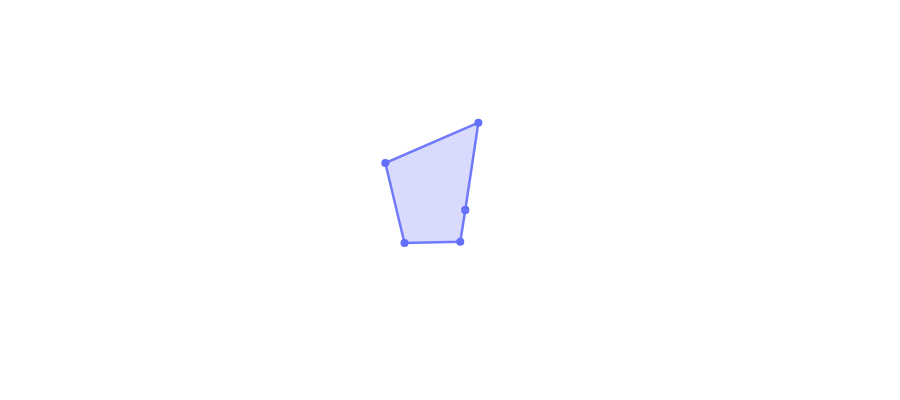

Notebook source saved alongside this figure:
### Code cell
# Radar chart visualization
fig = create_radar_chart(result['scores'], title="Cognitive Snapshot: Reflective Sample")
fig.show()

### Figure 1 — Plotly figure (JSON) as saved in the notebook; plotly's stock layout.template omitted (floating-point values rounded to 4 significant figures)
{"data": [{"fill": "toself", "fillcolor": "rgba(99, 110, 250, 0.25)", "line": {"color": "rgba(99, 110, 250, 0.9)", "width": 2.5}, "marker": {"color": "rgba(99, 110, 250, 1)", "size": 8}, "name": "Snapshot", "r": [0.102, 0.612, 0.533, 0.375, 0.222, 0.102], "theta": ["Emotional Intensity", "Temporal Breadth", "Cognitive Complexity", "Social Orientation", "Coherence", "Emotional Intensity"], "type": "scatterpolar"}], "layout": {"font": {"color": "white"}, "height": 400, "margin": {"b": 40, "l": 60, "r": 60, "t": 60}, "paper_bgcolor": "rgba(0,0,0,0)", "plot_bgcolor": "rgba(0,0,0,0)", "polar": {"angularaxis": {"gridcolor": "rgba(255,255,255,0.15)", "linecolor": "rgba(255,255,255,0.15)", "tickfont": {"color": "rgba(255,255,255,0.85)", "size": 12}}, "bgcolor": "rgba(0,0,0,0)", "radialaxis": {"gridcolor": "rgba(255,255,255,0.15)", "linecolor": "rgba(255,255,255,0.15)", "range": [0, 1], "tickfont": {"color": "rgba(255,255,255,0.6)", "size": 10}, "ticktext": ["0.2", "0.4", "0.6", "0.8", "1.0"], "tickvals": [0.2, 0.4, 0.6, 0.8, 1], "visible": true}}, "showlegend": false, "title": {"font": {"color": "white", "size": 16}, "text": "Cognitive Snapshot: Reflective Sample", "x": 0.5}}}
